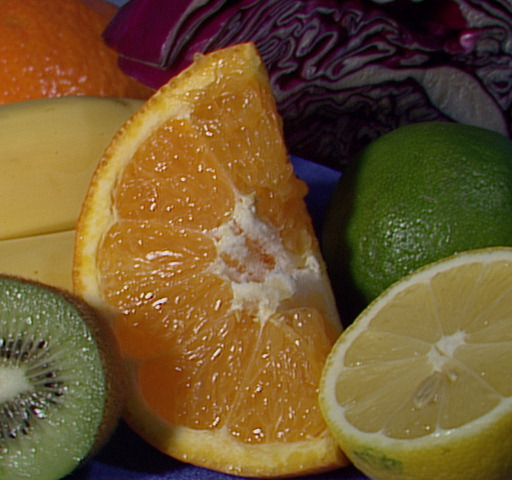
//> input picture C++/imageTest/histogram/fruits.jpg, 512 x 480 px
$ ./histogram fruits.jpg   (built with g++ and OpenCV 4)
//> lines starting //> are read from the running program, lines starting //| are printed output that depends on the picture
#include "opencv2/highgui/highgui.hpp"
#include "opencv2/imgproc/imgproc.hpp"
#include <stdio.h>
#include <iostream>

using namespace cv;
using namespace std;

void histogramcalculation(const Mat &Image, Mat &histoImage){

  int histSize = 255;

  //Set range for RGB
  float range[] = {0,255};
  const float* histRange = {range};
  bool uniform = true;
  bool accumulate = false;
  Mat b_hist, g_hist, r_hist;
  vector<Mat> bgr_planes;       //vector to hold channels
  split(Image, bgr_planes);     //Split image into different channels to calculate individual hist of RGB

  //Compute the histogram
  calcHist(&bgr_planes[0],1,0,Mat(),b_hist,1,&histSize,&histRange,uniform,accumulate);
  calcHist(&bgr_planes[1],1,0,Mat(),g_hist,1,&histSize,&histRange,uniform,accumulate);
  calcHist(&bgr_planes[2],1,0,Mat(),r_hist,1,&histSize,&histRange,uniform,accumulate);

  //Draw the histograms for RGB
  int hist_w = 512;
  int hist_h = 400;
  int bin_w = cvRound((double)hist_w/histSize);
  Mat histImage (hist_h,hist_w,CV_8UC3,Scalar(0,0,0));

  //Normalize the result to [0, histImage.rows]

  normalize(b_hist, b_hist,0,histImage.rows,NORM_MINMAX,-1,Mat());
  normalize(g_hist,g_hist,0,histImage.rows,NORM_MINMAX,-1,Mat());
  normalize(r_hist,r_hist,0,histImage.rows,NORM_MINMAX,-1,Mat());

  //Draw for each channel
  for (int i = 1; i < histSize; i++) {

    line(histImage,Point(bin_w*(i-1),hist_h-cvRound(b_hist.at<float>(i-1))),Point(bin_w*(i),hist_h - cvRound(b_hist.at<float>(i))), Scalar(255,0,0),2,8,0 );
    line(histImage,Point(bin_w*(i-1),hist_h-cvRound(g_hist.at<float>(i-1))),Point(bin_w*(i),hist_h - cvRound(g_hist.at<float>(i))), Scalar(0,255,0),2,8,0 );
    line(histImage,Point(bin_w*(i-1),hist_h-cvRound(r_hist.at<float>(i-1))),Point(bin_w*(i),hist_h - cvRound(r_hist.at<float>(i))), Scalar(0,0,255),2,8,0 );
  }
  histoImage = histImage;


  }


int main(int argc, char *argv[]) {

  Mat src, imageq;
  Mat histImage;

  //Read original image
  src = imread(argv[1]);
//> src is the input picture: 480 rows x 512 cols, CV_8UC3; mean B, G, R 46.2, 85.6, 110.8
  if(!src.data){

    std::cout << "Error image\n" << std::endl;
    exit(1);
  }
  //Separate image into 3 different places (B,G and R)

  vector<Mat> bgr_planes;
  split(src,bgr_planes);
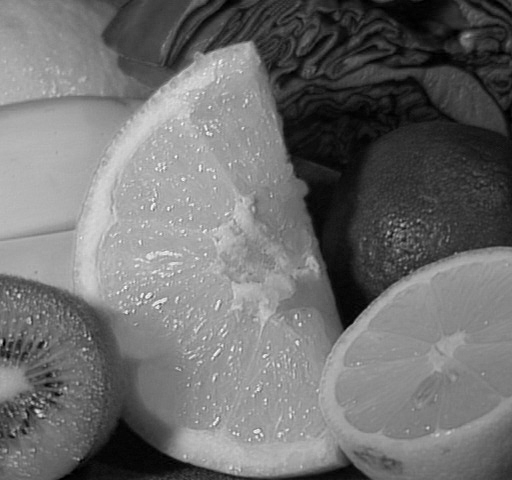
//> bgr_planes[2]: 480 rows x 512 cols, CV_8UC1; min 0, max 252, mean 110.8

  //Display results
  imshow("Source image", src);

  //Calculate histogram to each channel of the source image
  histogramcalculation(src, histImage);
//> in histogramcalculation, `calcHist(&bgr_planes[0],1,0,Mat(),b_hist,1,&histSize,&histRange,unifor..`: b_hist = 255 values, max 5442 at index 11, min 0 at index 223, mean 963.8
//> in histogramcalculation, `calcHist(&bgr_planes[1],1,0,Mat(),g_hist,1,&histSize,&histRange,unifor..`: g_hist = 255 values, max 4522 at index 0, min 0 at index 235, mean 963.8
//> in histogramcalculation, `calcHist(&bgr_planes[2],1,0,Mat(),r_hist,1,&histSize,&histRange,unifor..`: r_hist = 255 values, max 2425 at index 144, min 0 at index 253, mean 963.8
//> in histogramcalculation, `normalize(b_hist, b_hist,0,histImage.rows,NORM_MINMAX,-1,Mat());`: b_hist = 255 values, max 400 at index 11, min 0 at index 223, mean 70.84
//> in histogramcalculation, `normalize(g_hist,g_hist,0,histImage.rows,NORM_MINMAX,-1,Mat());`: g_hist = 255 values, max 400 at index 0, min 0 at index 235, mean 85.25
//> in histogramcalculation, `normalize(r_hist,r_hist,0,histImage.rows,NORM_MINMAX,-1,Mat());`: r_hist = 255 values, max 400 at index 144, min 0 at index 253, mean 159
//> after the loop in histogramcalculation, `for (int i = 1; i < histSize; i++)`:
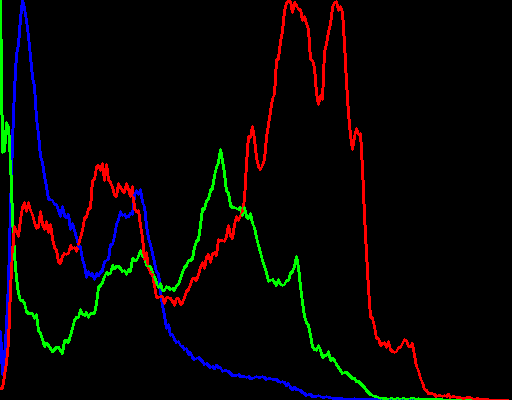
//> histImage: 400 rows x 512 cols, CV_8UC3; mean B, G, R 4.3, 4.6, 7.2

  //Display the histogram for each color

  imshow("Colour Image Histogram",histImage);

  //Equalize the image

  //Apply Histogram Equalization to each channel
  equalizeHist(bgr_planes[0], bgr_planes[0]);
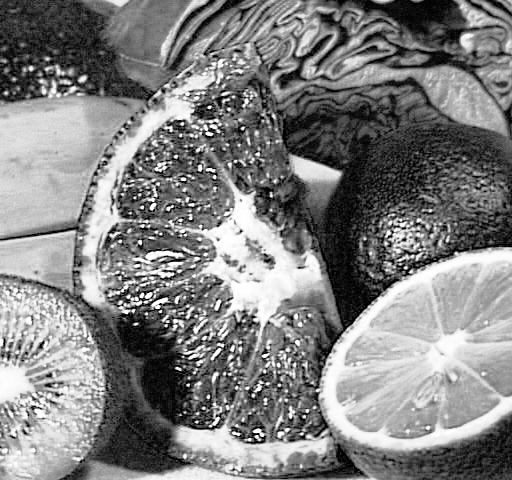
//> bgr_planes[0]: 480 rows x 512 cols, CV_8UC1; min 0, max 255, mean 128.4
  equalizeHist(bgr_planes[1], bgr_planes[1]);
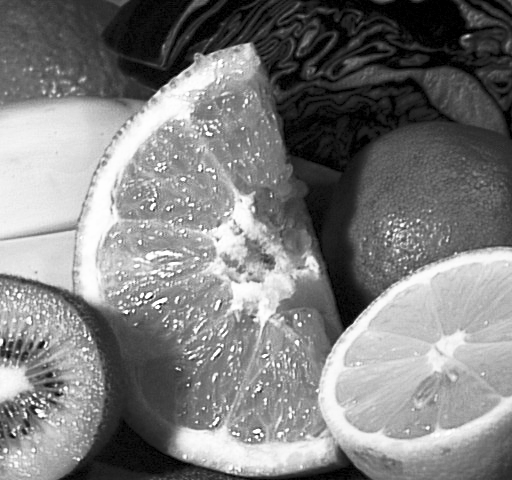
//> bgr_planes[1]: 480 rows x 512 cols, CV_8UC1; min 0, max 255, mean 126
  equalizeHist(bgr_planes[2], bgr_planes[2]);
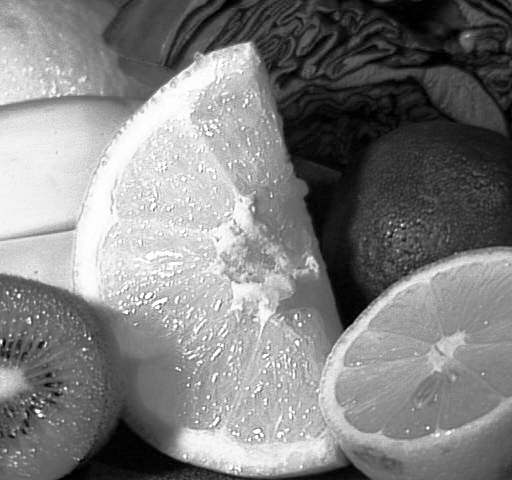
//> bgr_planes[2]: 480 rows x 512 cols, CV_8UC1; min 0, max 255, mean 128.2

  //Merge the equalized image channels into the equalized image

  merge(bgr_planes,imageq);
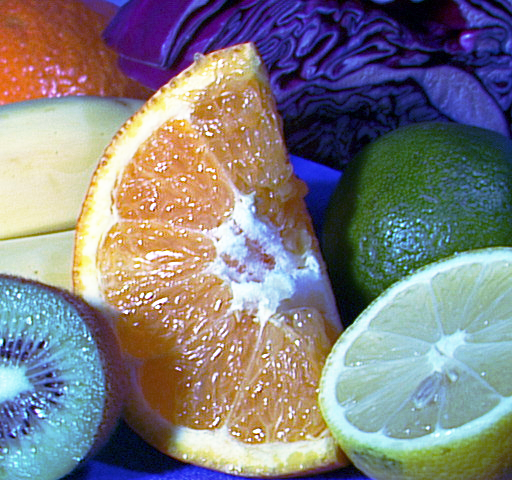
//> imageq: 480 rows x 512 cols, CV_8UC3; mean B, G, R 128.4, 126, 128.2
  //Calculate the histogram to each channel in the equalized image
  histogramcalculation(imageq, histImage);
//> in histogramcalculation (call 2), `calcHist(&bgr_planes[0],1,0,Mat(),b_hist,1,&histSize,&histRange,unifor..`: b_hist = 255 values, max 5442 at index 36, min 0 at index 3, mean 961.8
//> in histogramcalculation (call 2), `calcHist(&bgr_planes[1],1,0,Mat(),g_hist,1,&histSize,&histRange,unifor..`: g_hist = 255 values, max 4522 at index 0, min 0 at index 1, mean 961.9
//> in histogramcalculation (call 2), `calcHist(&bgr_planes[2],1,0,Mat(),r_hist,1,&histSize,&histRange,unifor..`: r_hist = 255 values, max 2425 at index 163, min 0 at index 3, mean 961.8
//> in histogramcalculation (call 2), `normalize(b_hist, b_hist,0,histImage.rows,NORM_MINMAX,-1,Mat());`: b_hist = 255 values, max 400 at index 36, min 0 at index 3, mean 70.7
//> in histogramcalculation (call 2), `normalize(g_hist,g_hist,0,histImage.rows,NORM_MINMAX,-1,Mat());`: g_hist = 255 values, max 400 at index 0, min 0 at index 1, mean 85.09
//> in histogramcalculation (call 2), `normalize(r_hist,r_hist,0,histImage.rows,NORM_MINMAX,-1,Mat());`: r_hist = 255 values, max 400 at index 163, min 0 at index 3, mean 158.7
//> after the loop in histogramcalculation (call 2), `for (int i = 1; i < histSize; i++)`:
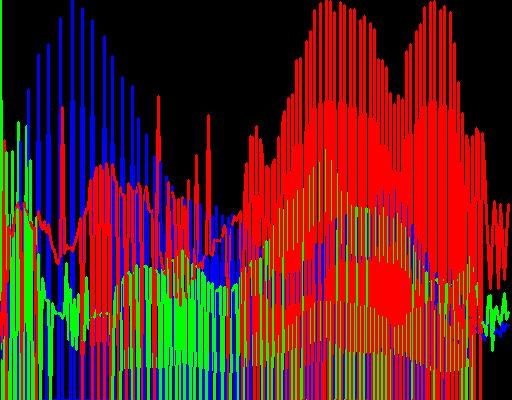
//> histImage: 400 rows x 512 cols, CV_8UC3; mean B, G, R 29.2, 31.6, 97.1

  //Display the Histogram of the Equalized Image
  imshow("Equalized color image histogram", histImage);
  imshow("Equalized image", imageq);

  waitKey(0);

  return 0;
}
